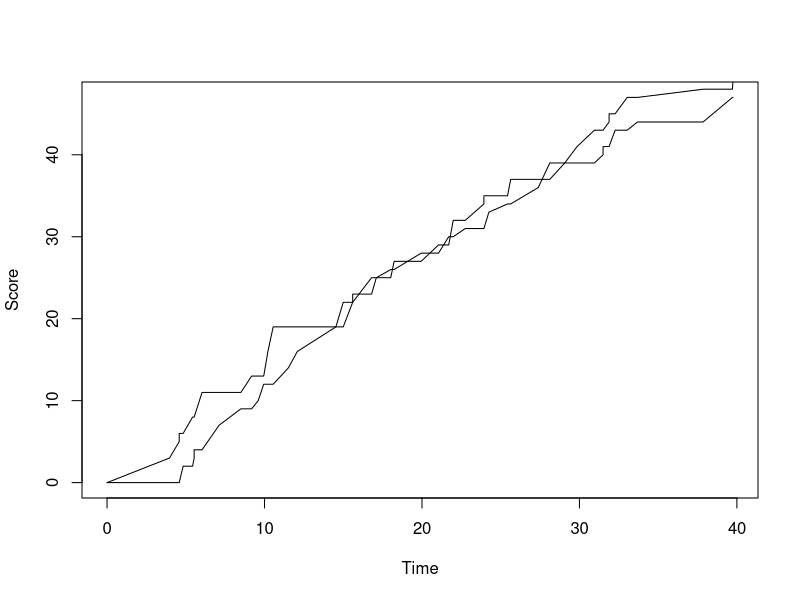

R code for this plot:
### Casey Novak
## Exercise 08 Answers

setwd("~/Desktop/Fall-2021/Biocomputing/Biocomp_tutorial10/")

# Question 1
### Generate line graph depicting cumulative score for each team as a function of time 

# Create data frame with game information
game<-read.table("UWvMSU_1-22-13.txt",sep="\t",header=TRUE,stringsAsFactors=FALSE)

# Create matrix with time and cumulative scores as columns 
## 51 rows to begin at time point 0, three columns so that scores can be added together with increasing time
results<-matrix(0,nrow=51,ncol=3)
# Name columns for time and cumulative team scores
colnames(results)<-c('Time','UW','MSU')

# Add time values to results matrix from the game data frame 
results[,1]<-c(0,game$time)

# For loop to add cumulative scores for each team at each time point to results matrix
for(i in 1:nrow(game)){
  if(game$team[i]=="UW"){
    results[(i+1),2]<-results[i,2]+game[i,3]
    results[(i+1),3]<-results[i,3]
  }else{
    results[(i+1),3]<-results[i,3]+game[i,3]
    results[(i+1),2]<-results[i,2] 
  }
}
# Print matrix with time and cumulative scores
results

# Plot results from game in a line graph with time on x-axis and cumulative score as a function of time for UW on y-axis
plot(results[,1],results[,2],type='l',xlab='Time',ylab='Score')
# Add line for MSU score as a function of time
lines(results[,1],results[,3])



# Question 2

### Guess my number game 
print("Let's play a game called guess my number.")
print("I'm thinking of a number 1-100...")
# Computer generates random number from 1-100
number<-sample(1:100,1)
# Create vector to establish number of guesses allowed, player can continue guessing up to ten times
x<-c(1:10)
# Computer will reply with a message for each guess 
for(i in 1:length(x)){
  #guess <- readline(prompt="Guess:")
  guess <- readline(prompt="Guess:")
  # The computer replies "lower" if the random number is lower than the guess 
  if(number < guess){
    print("Lower")
  }else{
    # Replies "higher" if the random number is higher than the guess 
    if(number > guess){
      print("Higher")
    }else{
      # Replies "correct!" if the guess matches the random number and exits the game
      print("Correct!")
      break
    }
  }
}
 
